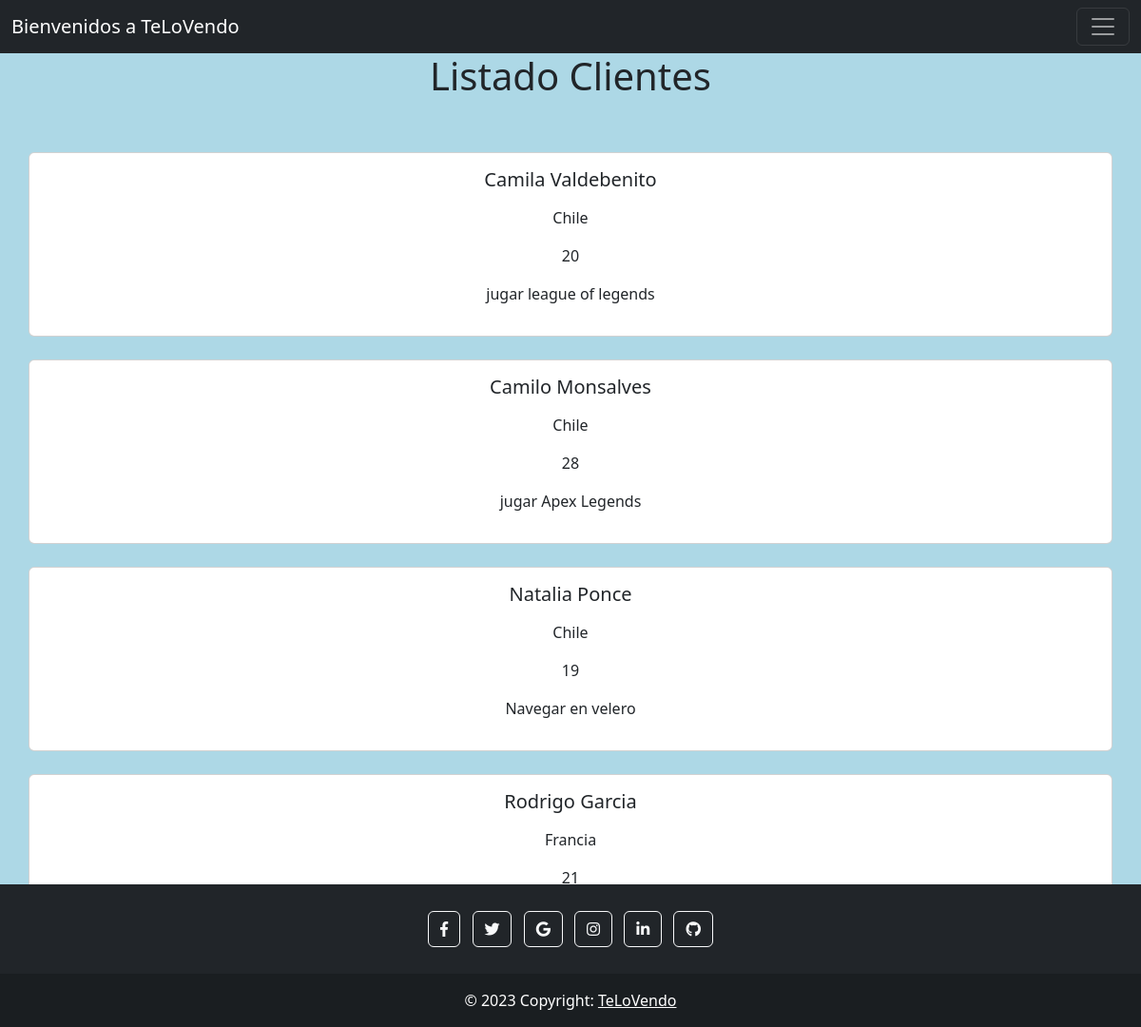
The app's page /landing/cliente/ with its own data.
### TLV_App/models.py (models this page shows)
class Usuario(models.Model):
    nombre = models.CharField(max_length=100)
    apellido = models.CharField(max_length=100)
    pais = models.CharField(max_length=50)
    edad = models.IntegerField()
    hobby = models.TextField()

### TLV_App/views.py (the view)
# urls.py: path('cliente/', views.vista_2, name='cliente'),
def vista_2(request):
    contexto_clientes = {
        'clientes' : Usuario.objects.all(),
    }
    return render(request, 'cliente.html', contexto_clientes)

### TLV_App/templates/cliente.html (shortened to what this page needs)
{% extends 'base.html' %}
{% load static %}
{% block listado_clientes %}
<div class="container text-center">
    <h1 class="h1-listado">Listado Clientes</h1>
    <div class="row">
        {% for cliente in clientes %}
                <div class="card mb-4">
                    <div class="card-body">
                        <h5>{{cliente.nombre}} {{cliente.apellido}}</h5>
                        <p>{{cliente.pais}}</p>
                        <p>{{cliente.edad}}</p>
                        <p>{{cliente.hobby}}</p>
                    </div>
                </div>
        {% endfor %}
        </div>
    </div>
{% endblock %}
{% block footer %}
<footer id="footer-landing" class="bg-dark text-center text-white fixed-bottom">
    <div class="container p-4 pb-0">
        <section class="mb-4">
            <a class="btn btn-outline-light btn-floating m-1"
                href="#!"
                role="button"><i class="fab fa-facebook-f"></i></a>
            <a class="btn btn-outline-light btn-floating m-1"
                href="#!"
                role="button"><i class="fab fa-twitter"></i></a>
            <a class="btn btn-outline-light btn-floating m-1"
                href="#!"
                role="button"><i class="fab fa-google"></i></a>
            <a class="btn btn-outline-light btn-floating m-1"
                href="#!"
                role="button"><i class="fab fa-instagram"></i></a>
            <a class="btn btn-outline-light btn-floating m-1"
                href="#!"
                role="button"><i class="fab fa-linkedin-in"></i></a>
            <a class="btn btn-outline-light btn-floating m-1"
                href="#!"
                role="button"><i class="fab fa-github"></i></a>
        </section>
    </div>
    <div class="text-center p-3"
        style="background-color: rgba(0, 0, 0, 0.2);">
        © 2023 Copyright:
        <a class="text-white" href="#">TeLoVendo</a>
    </div>
</footer>
{% endblock %}

### TLV_App/templates/base.html (shortened to what this page needs)
{% load static %}
<!DOCTYPE html>
<html lang="en">
    <head>
        <link
            href="https://cdn.jsdelivr.net/npm/bootstrap@5.3.0/dist/css/bootstrap.min.css"
            rel="stylesheet"
>
        <link rel="stylesheet"
            href="https://cdn.jsdelivr.net/npm/bootstrap-icons@1.10.5/font/bootstrap-icons.css">
        <link rel="stylesheet" href="{% static 'TLV_App/landing.css' %}">
        <link rel="stylesheet" href="https://cdnjs.cloudflare.com/ajax/libs/font-awesome/5.7.1/css/all.min.css" />
    </head>
<body>
    <nav class="navbar navbar-dark bg-dark static-top">
        <div class="container-fluid">
            <a class="navbar-brand" href="#">Bienvenidos a TeLoVendo</a>
            <button class="navbar-toggler" type="button"
                data-bs-toggle="offcanvas"
                data-bs-target="#offcanvasDarkNavbar"
                aria-controls="offcanvasDarkNavbar"
                aria-label="Toggle navigation">
                <span class="navbar-toggler-icon"></span>
            </button>
        </div>
    </nav>
    {% block listado_clientes %} {% endblock %}
    {% block footer %} {% endblock %}
</body>
</html>

### TLV_App/static/TLV_App/landing.css (style rules this page uses)
body { background-color: lightblue; }

### records on screen
Usuario: nombre "Camila", apellido "Valdebenito", pais "Chile", edad "20", hobby "jugar league of legends"
Usuario: nombre "Camilo", apellido "Monsalves", pais "Chile", edad "28", hobby "jugar Apex Legends"
Usuario: nombre "Natalia", apellido "Ponce", pais "Chile", edad "19", hobby "Navegar en velero"
Usuario: nombre "Rodrigo", apellido "Garcia", pais "Francia", edad "21"
